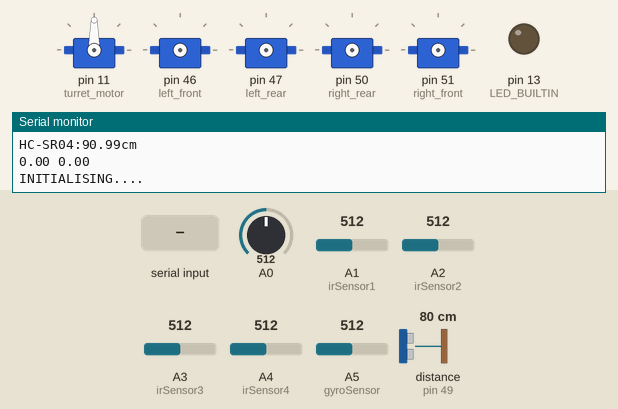
Simulated run of this sketch. Board: Arduino Mega 2560, built with avr-gcc and run on an emulated ATmega2560. Parts: 5 × servo, output pins drawn as LEDs (lit = HIGH), the last lines printed to the serial monitor. Wiring (inferred from the names in the program): ultrasonic range finder: trigger pin 48; echo pin 49. The test bench sets the inputs (shaded band); at power-on: A0 = 512, A1 (irSensor1) = 512, A2 (irSensor2) = 512, A3 (irSensor3) = 512, A4 (irSensor4) = 512, A5 (gyroSensor) = 512, distance to the obstacle (sensor on pin 49) 80 cm. The echo pulse lasts 58.3 µs per cm; pins used as bus, display or sensor lines are not drawn.

Above: at 3.7 s.
3.8 s: "w" received over Serial
At 7.4 s:
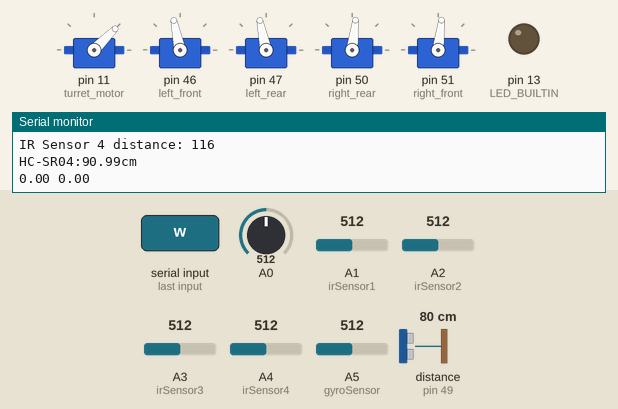
8.3 s: A0 set to 90
12.8 s: "s" received over Serial
At 14.6 s:
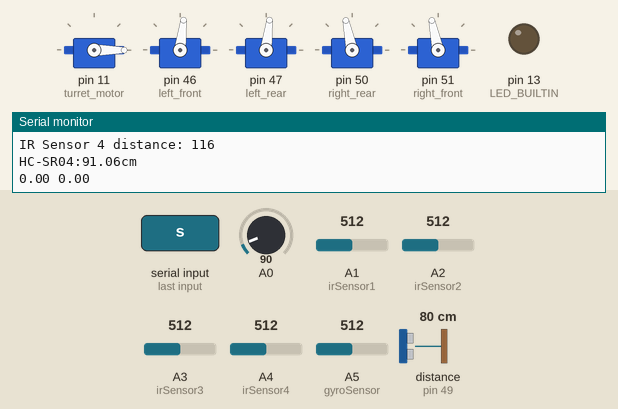
17.3 s: "q" received over Serial
At 18.3 s:
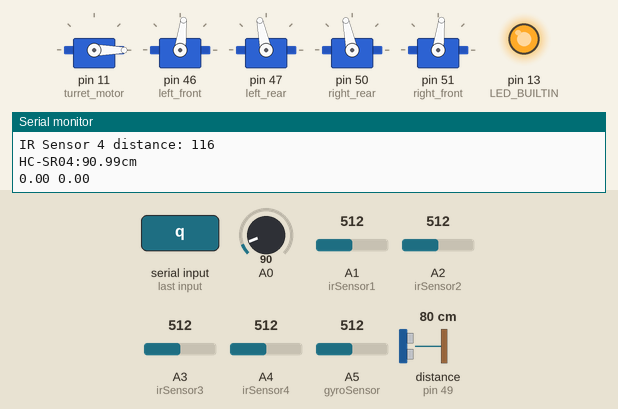
21.8 s: "e" received over Serial
At 22.8 s:
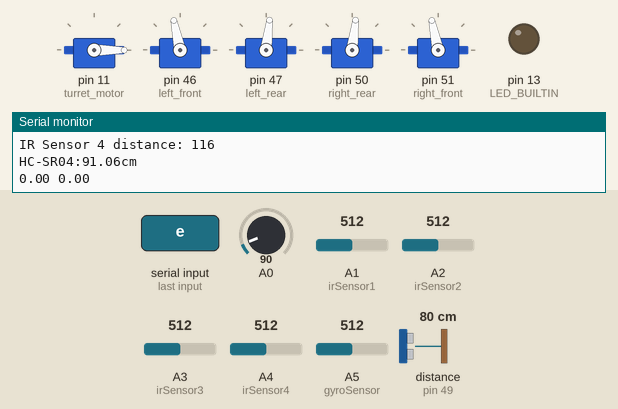
26.3 s: "a" received over Serial
At 27.9 s:
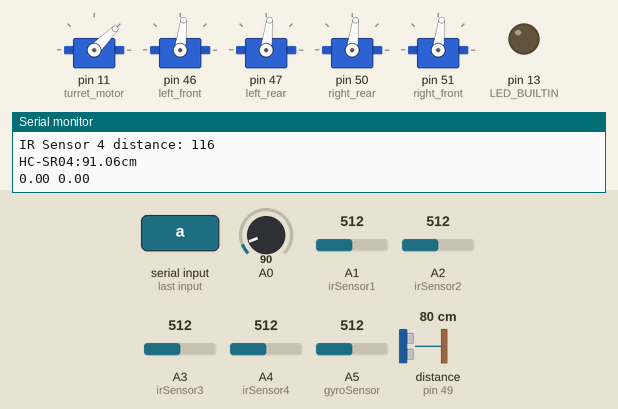
Timing chart, 0 to 31.8 s (numbered marks = the images above; inputs shaded):
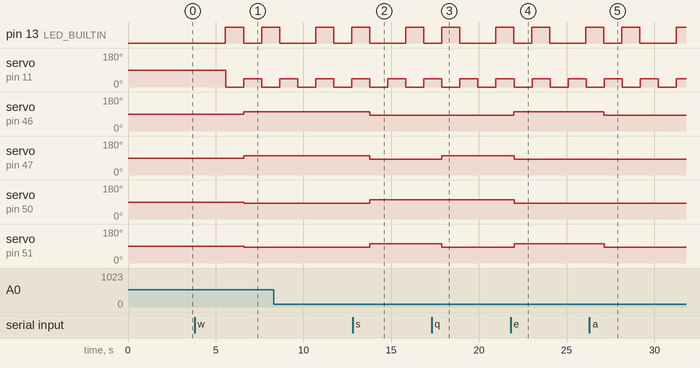

The sketch:

SensorCode.ino
```cpp
/*
  MechEng 706 Base Code

  This code provides basic movement and sensor reading for the MechEng 706 Mecanum Wheel Robot Project

  Hardware:
    Arduino Mega2560 https://www.arduino.cc/en/Guide/ArduinoMega2560
    MPU-9250 https://www.sparkfun.com/products/13762
    Ultrasonic Sensor - HC-SR04 https://www.sparkfun.com/products/13959
    Infrared Proximity Sensor - Sharp https://www.sparkfun.com/products/242
    Infrared Proximity Sensor Short Range - Sharp https://www.sparkfun.com/products/12728
    Servo - Generic (Sub-Micro Size) https://www.sparkfun.com/products/9065
    Vex Motor Controller 29 https://www.vexrobotics.com/276-2193.html
    Vex Motors https://www.vexrobotics.com/motors.html
    Turnigy nano-tech 2200mah 2S https://hobbyking.com/en_us/turnigy-nano-tech-2200mah-2s-25-50c-lipo-pack.html

  Date: 11/11/2016
  Author: Logan Stuart
  Modified: 15/02/2018
  Author: Logan Stuart
*/
#include <Servo.h>  //Need for Servo pulse output

//#define NO_READ_GYRO  //Uncomment of GYRO is not attached.
//#define NO_HC-SR04 //Uncomment of HC-SR04 ultrasonic ranging sensor is not attached.
//#define NO_BATTERY_V_OK //Uncomment of BATTERY_V_OK if you do not care about battery damage.

//State machine states
enum STATE {
  INITIALISING,
  RUNNING,
  STOPPED
};

//Refer to Shield Pinouts.jpg for pin locations
//Default motor control pins
const byte left_front = 46;
const byte left_rear = 47;
const byte right_rear = 50;
const byte right_front = 51;


//Default ultrasonic ranging sensor pins, these pins are defined my the Shield
const int TRIG_PIN = 48;
const int ECHO_PIN = 49;

// --------------------- OUR CODE -------------------------

//set up IR sensors, ultra sonic and gyro
//IR1 is Long range front left
//IR2 is Long range front right
//IR3 is Short range front
//IR4 is Short range rear

int irSensor1 = A1;
int ir1ADC;
int ir1val;

int irSensor2 = A2;
int ir2ADC;
int ir2val;

int irSensor3 = A3;
int ir3ADC;
int ir3val;

int irSensor4 = A4;
int ir4ADC;
int ir4val;


//------------- Gyro variables----------------------------

int gyroSensor = A5;
float T = millis();
byte serialRead = 0;
int gyroSignalADC = 0;
float gyroSupplyVoltage = 5;

float gyroZeroVoltage = 0; // the value of voltage when gyro is zero
float gyroSensitivity = 0.007; // gyro sensitivity unit is (mv/degree/second) get from datasheet
float rotationThreshold = 1.5; // because of gyro drifting, defining rotation angular velocity less than this value will be ignored
float gyroRate = 0; // read out value of sensor in voltage
float currentAngle = 0; // current angle calculated by angular velocity integral on

//-------UltraSonic Vars---------

float mm = 0;


// Anything over 400 cm (23200 us pulse) is "out of range". Hit:If you decrease to this the ranging sensor but the timeout is short, you may not need to read up to 4meters.
const unsigned int MAX_DIST = 23200;

Servo left_font_motor;  // create servo object to control Vex Motor Controller 29
Servo left_rear_motor;  // create servo object to control Vex Motor Controller 29
Servo right_rear_motor;  // create servo object to control Vex Motor Controller 29
Servo right_font_motor;  // create servo object to control Vex Motor Controller 29
Servo turret_motor;


int speed_val = 100;
int speed_change;

//Serial Pointer
HardwareSerial *SerialCom;

int pos = 0;
void setup(void)
{
  turret_motor.attach(11);
  pinMode(LED_BUILTIN, OUTPUT);

  // The Trigger pin will tell the sensor to range find
  pinMode(TRIG_PIN, OUTPUT);
  digitalWrite(TRIG_PIN, LOW);

  // Setup the Serial port and pointer, the pointer allows switching the debug info through the USB port(Serial) or Bluetooth port(Serial1) with ease.
  SerialCom = &Serial;
  SerialCom->begin(115200);
  SerialCom->println("MECHENG706_Base_Code_25/01/2018");
  delay(1000);
  SerialCom->println("Setup....");


  //Setup gyro
  float sum = 0;
  Serial.println("please keep the sensor still for calibration");
  Serial.println("get the gyro zero voltage");

  for (int i = 0; i < 100; i++) // read 100 values of voltage when gyro is at still, to calculate the zero-drift.
  {
    gyroSignalADC = analogRead(gyroSensor);
    sum += gyroSignalADC;
    delay(5);
  }
  gyroZeroVoltage = sum / 100; // average the sum as the zero drifting


  delay(1000); //settling time but no really needed

}

void loop(void) //main loop
{
  ir1ADC = analogRead(irSensor1);
  Serial.print("IR Sensor 1 ADC: ");
  Serial.println(ir1ADC);
  ir1val = 0 - pow(ir1ADC,3) * 0.000004 + pow(ir1ADC,2) * 0.0056 - ir1ADC * 2.9377 + 708.67;
  Serial.print("IR Sensor 1 distance: ");
  Serial.println(ir1val);

  ir2ADC = analogRead(irSensor2);
  Serial.print("IR Sensor 2 ADC: ");
  Serial.println(ir2ADC);
  ir2val = 0 - pow(ir2ADC,3) * 0.000005 + pow(ir2ADC,2) * 0.0072 - ir2ADC * 3.7209 + 831.08;
  Serial.print("IR Sensor 2 distance: ");
  Serial.println(ir2val);

  ir3ADC = analogRead(irSensor3);
  Serial.print("IR Sensor 3 ADC: ");
  Serial.println(ir3ADC);
  ir3val = 0 - pow(ir3ADC,3) * 0.000004 + pow(ir3ADC,2) * 0.0054 - ir3ADC * 2.4371 + 466.8;
  Serial.print("IR Sensor 3 distance: ");
  Serial.println(ir3val);

  ir4ADC = analogRead(irSensor4);
  Serial.print("IR Sensor 4 ADC: ");
  Serial.println(ir4ADC);
  ir4val = 0 - pow(ir4ADC,3) * 0.000003 + pow(ir4ADC,2) * 0.0043 - ir4ADC * 1.9775 + 404.3;
  Serial.print("IR Sensor 4 distance: ");
  Serial.println(ir4val);

  HC_SR04_range();
  readGyro();

  delay(1000);


  static STATE machine_state = INITIALISING;
  //Finite-state machine Code
  switch (machine_state) {
    case INITIALISING:
      machine_state = initialising();
      break;
    case RUNNING: //Lipo Battery Volage OK
      machine_state =  running();
      break;
    case STOPPED: //Stop of Lipo Battery voltage is too low, to protect Battery
      machine_state =  stopped();
      break;
  };

}


STATE initialising() {
  //initialising
  SerialCom->println("INITIALISING....");
  delay(1000); //One second delay to see the serial string "INITIALISING...."
  SerialCom->println("Enabling Motors...");
  enable_motors();
  SerialCom->println("RUNNING STATE...");
  return RUNNING;
}

STATE running() {

  static unsigned long previous_millis;

  read_serial_command();
  fast_flash_double_LED_builtin();

  if (millis() - previous_millis > 500) {  //Arduino style 500ms timed execution statement
    previous_millis = millis();

    SerialCom->println("RUNNING---------");
    speed_change_smooth();
    //Analog_Range_A4();

#ifndef NO_READ_GYRO
    GYRO_reading();
#endif

#ifndef NO_HC-SR04
    HC_SR04_range();
#endif

#ifndef NO_BATTERY_V_OK
    if (!is_battery_voltage_OK()) return STOPPED;
#endif


    turret_motor.write(pos);

    if (pos == 0)
    {
      pos = 45;
    }
    else
    {
      pos = 0;
    }
  }

  return RUNNING;
}

//Stop of Lipo Battery voltage is too low, to protect Battery
STATE stopped() {
  static byte counter_lipo_voltage_ok;
  static unsigned long previous_millis;
  int Lipo_level_cal;
  disable_motors();
  slow_flash_LED_builtin();

  if (millis() - previous_millis > 500) { //print massage every 500ms
    previous_millis = millis();
    SerialCom->println("STOPPED---------");


#ifndef NO_BATTERY_V_OK
    //500ms timed if statement to check lipo and output speed settings
    if (is_battery_voltage_OK()) {
      SerialCom->print("Lipo OK waiting of voltage Counter 10 < ");
      SerialCom->println(counter_lipo_voltage_ok);
      counter_lipo_voltage_ok++;
      if (counter_lipo_voltage_ok > 10) { //Making sure lipo voltage is stable
        counter_lipo_voltage_ok = 0;
        enable_motors();
        SerialCom->println("Lipo OK returning to RUN STATE");
        return RUNNING;
      }
    } else
    {
      counter_lipo_voltage_ok = 0;
    }
#endif
  }
  return STOPPED;
}

void fast_flash_double_LED_builtin()
{
  static byte indexer = 0;
  static unsigned long fast_flash_millis;
  if (millis() > fast_flash_millis) {
    indexer++;
    if (indexer > 4) {
      fast_flash_millis = millis() + 700;
      digitalWrite(LED_BUILTIN, LOW);
      indexer = 0;
    } else {
      fast_flash_millis = millis() + 100;
      digitalWrite(LED_BUILTIN, !digitalRead(LED_BUILTIN));
    }
  }
}

void slow_flash_LED_builtin()
{
  static unsigned long slow_flash_millis;
  if (millis() - slow_flash_millis > 2000) {
    slow_flash_millis = millis();
    digitalWrite(LED_BUILTIN, !digitalRead(LED_BUILTIN));
  }
}

void speed_change_smooth()
{
  speed_val += speed_change;
  if (speed_val > 1000)
    speed_val = 1000;
  speed_change = 0;
}

#ifndef NO_BATTERY_V_OK
boolean is_battery_voltage_OK()
{
  static byte Low_voltage_counter;
  static unsigned long previous_millis;

  int Lipo_level_cal;
  int raw_lipo;
  //the voltage of a LiPo cell depends on its chemistry and varies from about 3.5V (discharged) = 717(3.5V Min) https://oscarliang.com/lipo-battery-guide/
  //to about 4.20-4.25V (fully charged) = 860(4.2V Max)
  //Lipo Cell voltage should never go below 3V, So 3.5V is a safety factor.
  raw_lipo = analogRead(A0);
  Lipo_level_cal = (raw_lipo - 717);
  Lipo_level_cal = Lipo_level_cal * 100;
  Lipo_level_cal = Lipo_level_cal / 143;

  if (Lipo_level_cal > 0 && Lipo_level_cal < 160) {
    previous_millis = millis();
    SerialCom->print("Lipo level:");
    SerialCom->print(Lipo_level_cal);
    SerialCom->print("%");
    // SerialCom->print(" : Raw Lipo:");
    // SerialCom->println(raw_lipo);
    SerialCom->println("");
    Low_voltage_counter = 0;
    return true;
  } else {
    if (Lipo_level_cal < 0)
      SerialCom->println("Lipo is Disconnected or Power Switch is turned OFF!!!");
    else if (Lipo_level_cal > 160)
      SerialCom->println("!Lipo is Overchanged!!!");
    else {
      SerialCom->println("Lipo voltage too LOW, any lower and the lipo with be damaged");
      SerialCom->print("Please Re-charge Lipo:");
      SerialCom->print(Lipo_level_cal);
      SerialCom->println("%");
    }

    Low_voltage_counter++;
    if (Low_voltage_counter > 5)
      return false;
    else
      return true;
  }

}
#endif

#ifndef NO_HC-SR04
void HC_SR04_range()
{
  unsigned long t1;
  unsigned long t2;
  unsigned long pulse_width;
  float cm;
  float mm;

  // Hold the trigger pin high for at least 10 us
  digitalWrite(TRIG_PIN, HIGH);
  delayMicroseconds(10);
  digitalWrite(TRIG_PIN, LOW);

  // Wait for pulse on echo pin
  t1 = micros();
  while ( digitalRead(ECHO_PIN) == 0 ) {
    t2 = micros();
    pulse_width = t2 - t1;
    if ( pulse_width > (MAX_DIST + 1000)) {
      SerialCom->println("HC-SR04: NOT found");
      return;
    }
  }

  // Measure how long the echo pin was held high (pulse width)
  // Note: the micros() counter will overflow after ~70 min

  t1 = micros();
  while ( digitalRead(ECHO_PIN) == 1)
  {
    t2 = micros();
    pulse_width = t2 - t1;
    if ( pulse_width > (MAX_DIST + 1000) ) {
      SerialCom->println("HC-SR04: Out of range");
      return;
    }
  }

  t2 = micros();
  pulse_width = t2 - t1;

  // Calculate distance in centimeters and inches. The constants
  // are found in the datasheet, and calculated from the assumed speed
  //of sound in air at sea level (~340 m/s).
  cm = pulse_width / 58.0 + 10.65; //10.65 is distance from centre of bot to edge of sensor
  mm = cm * 10;

  // Print out results
  if ( pulse_width > MAX_DIST ) {
    SerialCom->println("HC-SR04: Out of range");
  } else {
    SerialCom->print("HC-SR04:");
    SerialCom->print(cm);
    SerialCom->println("cm");
  }
}
#endif

//void Analog_Range_A4()
//{
//  SerialCom->print("Analog Range A4:");
//  SerialCom->println(analogRead(A4));
//}

#ifndef NO_READ_GYRO
void GYRO_reading()
{
  SerialCom->print("GYRO A3:");
  SerialCom->println(analogRead(A3));
}
#endif

//Serial command pasing
void read_serial_command()
{
  if (SerialCom->available()) {
    char val = SerialCom->read();
    SerialCom->print("Speed:");
    SerialCom->print(speed_val);
    SerialCom->print(" ms ");

    //Perform an action depending on the command
    switch (val) {
      case 'w'://Move Forward
      case 'W':
        forward ();
        SerialCom->println("Forward");
        break;
      case 's'://Move Backwards
      case 'S':
        reverse ();
        SerialCom->println("Backwards");
        break;
      case 'q'://Turn Left
      case 'Q':
        strafe_left();
        SerialCom->println("Strafe Left");
        break;
      case 'e'://Turn Right
      case 'E':
        strafe_right();
        SerialCom->println("Strafe Right");
        break;
      case 'a'://Turn Right
      case 'A':
        ccw();
        SerialCom->println("ccw");
        break;
      case 'd'://Turn Right
      case 'D':
        cw();
        SerialCom->println("cw");
        break;
      case '-'://Turn Right
      case '_':
        speed_change = -100;
        SerialCom->println("-100");
        break;
      case '=':
      case '+':
        speed_change = 100;
        SerialCom->println("+");
        break;
      default:
        stop();
        SerialCom->println("stop");
        break;
    }
  }
}

//----------------------Motor moments------------------------
//The Vex Motor Controller 29 use Servo Control signals to determine speed and direction, with 0 degrees meaning neutral https://en.wikipedia.org/wiki/Servo_control

void disable_motors()
{
  left_font_motor.detach();  // detach the servo on pin left_front to turn Vex Motor Controller 29 Off
  left_rear_motor.detach();  // detach the servo on pin left_rear to turn Vex Motor Controller 29 Off
  right_rear_motor.detach();  // detach the servo on pin right_rear to turn Vex Motor Controller 29 Off
  right_font_motor.detach();  // detach the servo on pin right_front to turn Vex Motor Controller 29 Off

  pinMode(left_front, INPUT);
  pinMode(left_rear, INPUT);
  pinMode(right_rear, INPUT);
  pinMode(right_front, INPUT);
}

void enable_motors()
{
  left_font_motor.attach(left_front);  // attaches the servo on pin left_front to turn Vex Motor Controller 29 On
  left_rear_motor.attach(left_rear);  // attaches the servo on pin left_rear to turn Vex Motor Controller 29 On
  right_rear_motor.attach(right_rear);  // attaches the servo on pin right_rear to turn Vex Motor Controller 29 On
  right_font_motor.attach(right_front);  // attaches the servo on pin right_front to turn Vex Motor Controller 29 On
}
void stop() //Stop
{
  left_font_motor.writeMicroseconds(1500);
  left_rear_motor.writeMicroseconds(1500);
  right_rear_motor.writeMicroseconds(1500);
  right_font_motor.writeMicroseconds(1500);
}

void forward()
{
  left_font_motor.writeMicroseconds(1500 + speed_val);
  left_rear_motor.writeMicroseconds(1500 + speed_val);
  right_rear_motor.writeMicroseconds(1500 - speed_val);
  right_font_motor.writeMicroseconds(1500 - speed_val);
}

void reverse ()
{
  left_font_motor.writeMicroseconds(1500 - speed_val);
  left_rear_motor.writeMicroseconds(1500 - speed_val);
  right_rear_motor.writeMicroseconds(1500 + speed_val);
  right_font_motor.writeMicroseconds(1500 + speed_val);
}

void ccw ()
{
  left_font_motor.writeMicroseconds(1500 - speed_val);
  left_rear_motor.writeMicroseconds(1500 - speed_val);
  right_rear_motor.writeMicroseconds(1500 - speed_val);
  right_font_motor.writeMicroseconds(1500 - speed_val);
}

void cw ()
{
  left_font_motor.writeMicroseconds(1500 + speed_val);
  left_rear_motor.writeMicroseconds(1500 + speed_val);
  right_rear_motor.writeMicroseconds(1500 + speed_val);
  right_font_motor.writeMicroseconds(1500 + speed_val);
}

void strafe_left ()
{
  left_font_motor.writeMicroseconds(1500 - speed_val);
  left_rear_motor.writeMicroseconds(1500 + speed_val);
  right_rear_motor.writeMicroseconds(1500 + speed_val);
  right_font_motor.writeMicroseconds(1500 - speed_val);
}

void strafe_right ()
{
  left_font_motor.writeMicroseconds(1500 + speed_val);
  left_rear_motor.writeMicroseconds(1500 - speed_val);
  right_rear_motor.writeMicroseconds(1500 - speed_val);
  right_font_motor.writeMicroseconds(1500 + speed_val);
}

void readGyro() {
  gyroRate = (analogRead(gyroSensor) * gyroSupplyVoltage) / 1023;

  // find the voltage offset the value of voltage when gyro is zero (still)
  gyroRate -= (gyroZeroVoltage / 1023 * gyroSupplyVoltage);
  // read out voltage divided the gyro sensitivity to calculate the angular velocity
  float angularVelocity = gyroRate / gyroSensitivity; // from Data Sheet, gyroSensitivity is 0.007 V/dps

  // if the angular velocity is less than the threshold, ignore it

  if (angularVelocity >= rotationThreshold || angularVelocity <= -rotationThreshold) {
    // we are running a loop in T (of T/1000 second).
    T = millis() - T;
    float angleChange = angularVelocity / (1000 / T);
    T = millis();
    currentAngle += angleChange;
  }

  // keep the angle between 0-360


  if (currentAngle < 0)
  {
    currentAngle += 360;
  }
  else if (currentAngle > 359)
  {
    currentAngle -= 360;
  }

  Serial.print(angularVelocity);
  Serial.print(" ");
  Serial.println(currentAngle);
}
```

Measured:
- after the input at 3.8 s, servo on pin 46 (left_front), servo on pin 47 (left_rear): 90° → 102° after 2.8 s; servo on pin 50 (right_rear), servo on pin 51 (right_front): 90° → 83° after 2.8 s
- after the input at 12.8 s, servo on pin 46 (left_front), servo on pin 47 (left_rear): 102° → 83° after 0.98 s; servo on pin 50 (right_rear), servo on pin 51 (right_front): 83° → 102° after 0.98 s
- after the input at 17.3 s, servo on pin 47 (left_rear): 83° → 102° after 0.58 s; servo on pin 51 (right_front): 102° → 83° after 0.59 s
- after the input at 21.8 s, servo on pin 46 (left_front): 83° → 102° after 0.19 s; servo on pin 47 (left_rear), servo on pin 50 (right_rear): 102° → 83° after 0.20 s; servo on pin 51 (right_front): 83° → 102° after 0.20 s
- after the input at 26.3 s, servo on pin 46 (left_front): 102° → 83° after 0.82 s; servo on pin 51 (right_front): 102° → 83° after 0.83 s
- by itself, servo on pin 11 (turret_motor): alternates 45° for 1.0 s and 0° for 1.0 s
